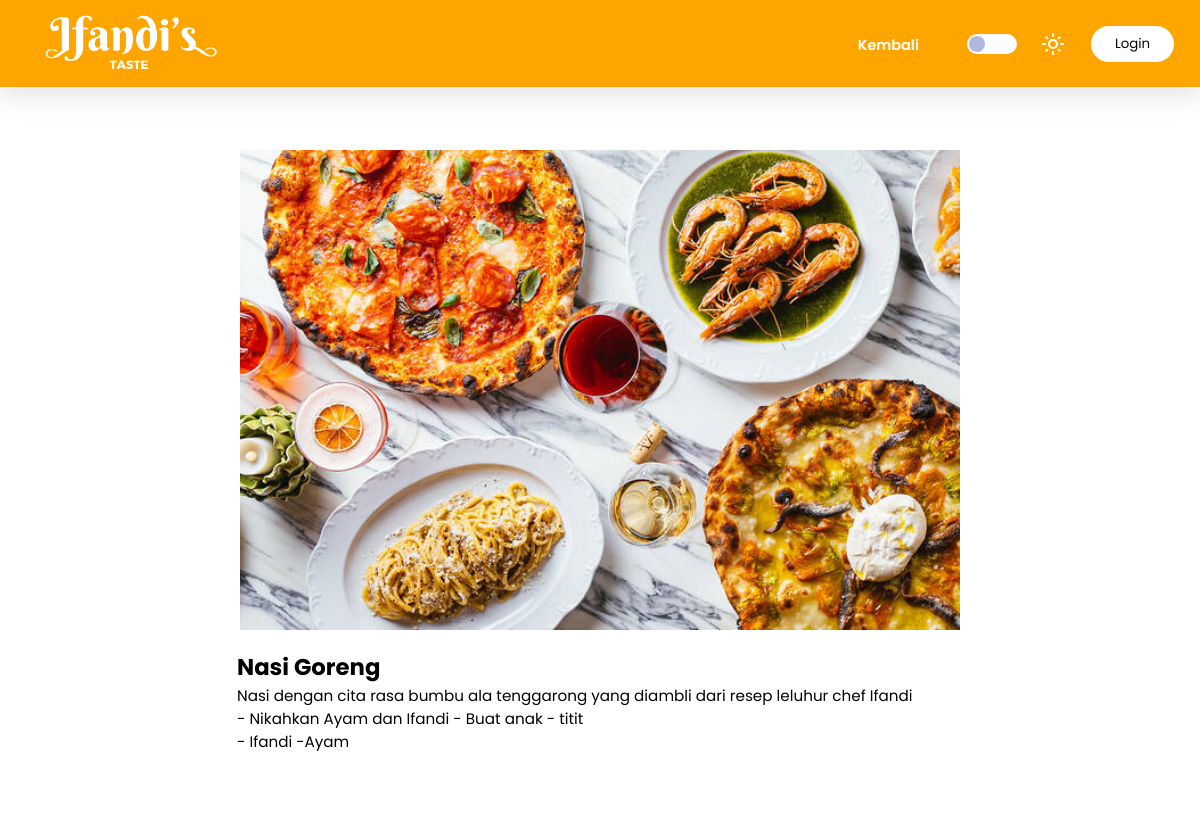
/views/resep.php?id=2, run on the app's committed database.
### tables this page shows
CREATE TABLE `resep` (
  `id_resep` int(11) NOT NULL,
  `uid` int(11) NOT NULL,
  `nama_resep` varchar(255) NOT NULL,
  `deskripsi` varchar(255) NOT NULL,
  `instruksi` varchar(255) NOT NULL,
  `bahan` varchar(255) NOT NULL,
  `gambar` varchar(255) NOT NULL
);

### views/resep.php (the view, shortened to what this page needs)
<?php
require "../include/connect.php";
$id = $_GET['id'];
$navText = "Login";
$result = mysqli_query($conn, "SELECT * FROM resep WHERE id_resep = '$id'");
$resep = [];
while ($row = mysqli_fetch_assoc($result)) {
    $resep[] = $row;
}
?>
<!DOCTYPE html>
<html lang="en">
<head>
    <link rel="stylesheet" href="../styles/style.css">
</head>
<body>
    <header id="home">
        <nav class="navbar shadow" id="navbar">
            <div>
                <a href="index.php"><img src="../assets/ifandi.png" alt="logo" class="webicon" id="webicon"></a>
            </div>
            <ul class="menu" id="menu">
                <li><a class="navitems" href="list_resep.php">Kembali</a></li>
                <div class="menumode">
                    <input type="checkbox" class="nightmode" id="nightmode" onclick="mode()">
                </div>
                <?php
                    if (isset($_SESSION['username']) or isset($_SESSION['admin'])) {
                        echo "<h3>$navText</h3>";
                        echo "<a href='logout.php'><button type='button' class='btn-login'>Logout</button></a>";
                    } else {
                        echo "<a href='login.php'><button type='button' class='btn-login'>$navText</button></a>";
                    }
                ?>
            </ul>
        </nav>
        <section>
            <div class="isi1 isi-resep">
                <?php $i = 1; foreach ($resep as $rsp) :?>
                <img src="../assets/uploadedImg/<?php echo $rsp['gambar']; ?>" alt="" class="gambarResep">
                <div class="konten-isi1">
                    <div class="card-text resep-inside">
                        <h2><?php echo $rsp['nama_resep']; ?> </h2>
                        <p><?php echo $rsp['deskripsi']; ?></p>
                        <p><?php echo $rsp['instruksi']; ?></p>
                        <p><?php echo $rsp['bahan']; ?></p>
                    </div>
                <?php $i++; endforeach; ?>
                </div>
            </div>
        </section>
    </header>
</body>
</html>

### styles/style.css (style rules this page uses)
* { padding: 0; margin: 0; box-sizing: border-box; font-family: 'Poppins', 'Arial'; scroll-behavior: smooth; transition: .5s ease-in-out; }
body { --primary-color: white; --secondary-color: #202020; --alpha-color: rgba(0, 0, 0, 0.322); --text: black; --accent: #B1B7DF; --gradient: radial-gradient(circle, rgba(238,174,202,1) 0%, rgba(148,187,233,1) 100%); --accent-color: orange; max-width: 100%; background-color: var(--primary-color); }
.webicon { height: 10vh; }
.navbar { background: var(--accent-color); overflow: hidden; position: sticky; display: flex; justify-content: space-between; align-items: center; padding: 0vh 2vw; top: 0; box-shadow: rgba(100, 100, 111, 0.2) 0px 7px 29px 0px; z-index: 9999; }
.navbar ul { list-style: none; gap: 2vw; align-items: center; }
.navbar ul li a { display: block; color: var(--primary-color); text-decoration: none; font-weight: 600; border-top: 3px solid transparent; padding: 5% 2vw; transition: all 0.35s ease; font-size: 90%; }
.menumode { display: flex; align-items: center; gap: 2vw; justify-content: center; }
.menu { display: flex; }
#light { filter: invert(100%); }
.nightmode { position: relative; width: 50px; height: 20px; appearance: none; outline: none; background-color: white; border-radius: 10px; cursor: pointer; }
.nightmode::before { content: ''; position: absolute; width: 16px; height: 16px; background: var(--accent); border-radius: 50%; top: 2px; left: 2px; transition: .5s ease-in-out; }
.btn-login { cursor: pointer; padding: 1vh 2vw; border-radius: 20px; color: var(--text); background-color: transparent; border: 2px solid transparent; box-shadow: inset 300px 0 0 0 var(--primary-color); transition: all 0.55s ease; }
.isi1 { color: white; height: 94vh; display: flex; background: linear-gradient(rgba(0,0,0,0.5),rgba(0,0,0,1)),url(../assets/foodphoto.jpg); background-size: cover ; padding: 1vh 5vw; padding-bottom: 4vh; font-size: 95%; align-items: center; text-align: center; justify-content: center; }
.konten-isi1 { width: 70%; display: flex; flex-direction: column; gap: 3vh; }
.isi1 img { height: 88vh; }
.shadow { box-shadow: rgba(100, 100, 111, 0.2) 0px 7px 29px 0px; }
.card-text { text-align: justify; padding: 0px 15px 0px 15px; }
.gambarResep { width: 60vw !important; height: 60vh !important; object-fit: cover; }
.isi-resep { flex-direction: column; gap: 20px; background: var(--primary-color); }
.resep-inside { color: var(--text); }

### data on the page
resep: gambar (picture), nama_resep "Nasi Goreng", deskripsi "Nasi dengan cita rasa bumbu ala tenggarong yang diambli dari resep leluhur chef Ifandi", instruksi "- Nikahkan Ayam dan Ifandi - Buat anak - titit", bahan "- Ifandi -Ayam"

### other printed values
$navText "Login"
